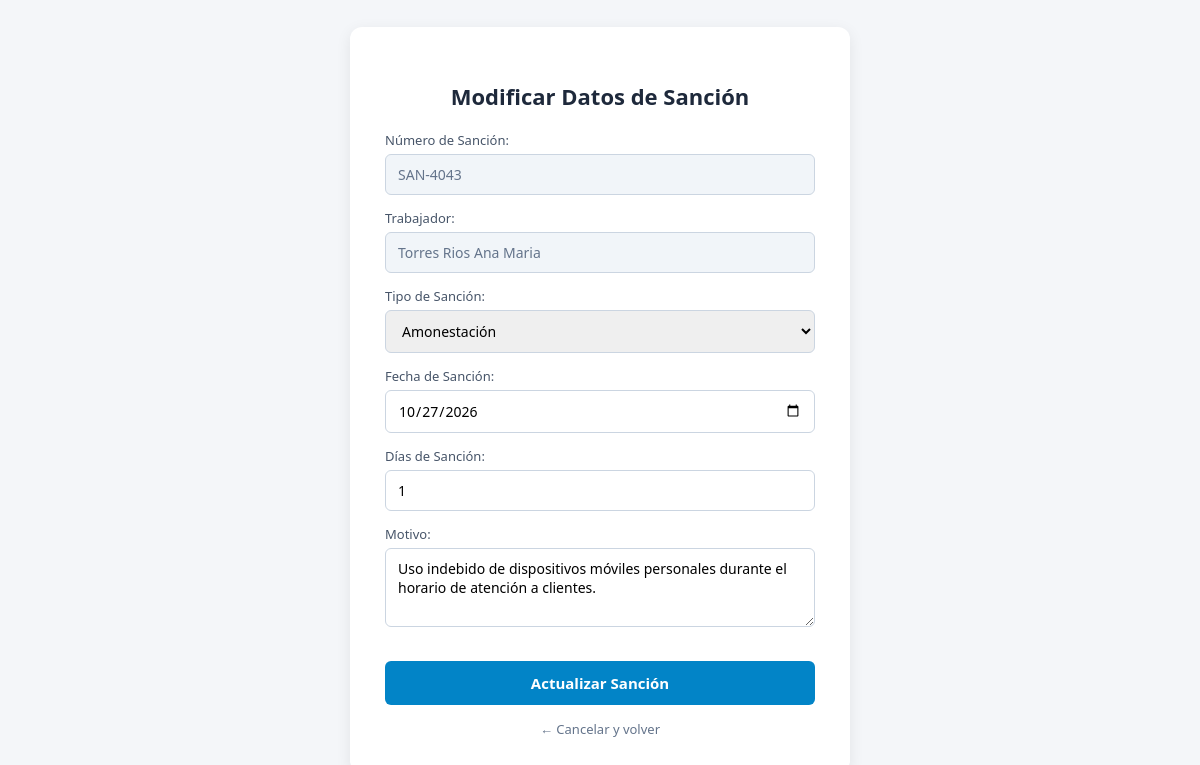
/sanciones/views/frmModificarSancion.php?id=2, run on the app's committed database.
### tables this page shows
CREATE TABLE IF NOT EXISTS `tsancion` (
  `id` int NOT NULL AUTO_INCREMENT,
  `numSancion` varchar(20) NOT NULL,
  `codTrab` varchar(10) NOT NULL,
  `tipoSancion` varchar(30) NOT NULL,
  `fechaSancion` date NOT NULL,
  `dias` int NOT NULL,
  `motivo` text NOT NULL,
  PRIMARY KEY (`id`),
  KEY `codTrab` (`codTrab`),
  CONSTRAINT `tsancion_ibfk_1` FOREIGN KEY (`codTrab`) REFERENCES `ttrabajador` (`codTrab`) ON DELETE CASCADE
);

CREATE TABLE IF NOT EXISTS `ttrabajador` (
  `codTrab` varchar(10) NOT NULL,
  `apellidos` varchar(50) NOT NULL,
  `nombres` varchar(50) NOT NULL,
  `cargo` varchar(50) NOT NULL,
  `area` varchar(50) NOT NULL,
  `fechaIngreso` date NOT NULL,
  PRIMARY KEY (`codTrab`)
);

### sanciones/models/sancionDAO.php (called while the page is built, shortened)
<?php
function consultarSancion($id){
    global $cn;
    $sql = "SELECT s.*, t.apellidos, t.nombres, t.cargo, t.area
            FROM tsancion s
            INNER JOIN ttrabajador t ON s.codTrab = t.codTrab
            WHERE s.id='".$id."'";
    return mysqli_query($cn, $sql);
}
?>

### sanciones/controllers/sancionController.php (called while the page is built, shortened)
<?php
include("../models/trabajadorDAO.php");
include("../models/sancionDAO.php");
function obtenerSancion($id){
    return consultarSancion($id);
}
?>

### sanciones/views/frmModificarSancion.php (the view, shortened to what this page needs)
<!DOCTYPE html>
<html lang="es">
<head>
</head>
<body>
    <div class="form-card">
        <h2>Modificar Datos de Sanción</h2>
        <?php
        include("../controllers/sancionController.php");
        if(isset($_GET['id'])){
            $id = $_GET['id'];
            $datos = obtenerSancion($id);
            if($row = mysqli_fetch_array($datos)){
        ?>
        <form method="post" action="../controllers/sancionController.php">
            <div class="form-group">
                <label>Número de Sanción:</label>
                <input type="text" value="<?php echo $row['numSancion']; ?>" readonly />
            </div>
            <div class="form-group">
                <label>Trabajador:</label>
                <input type="text" value="<?php echo $row['apellidos']." ".$row['nombres']; ?>" readonly />
            </div>
            <div class="form-group">
                <label>Tipo de Sanción:</label>
                <select name="tipoSancion" required>
                    <option value="Amonestación" <?php if($row['tipoSancion']=='Amonestación') echo 'selected'; ?>>Amonestación</option>
                </select>
            </div>
            <div class="form-group">
                <label>Fecha de Sanción:</label>
                <input type="date" name="fechaSancion" value="<?php echo $row['fechaSancion']; ?>" required />
            </div>
            <div class="form-group">
                <label>Días de Sanción:</label>
                <input type="text" name="dias" value="<?php echo $row['dias']; ?>" required />
            </div>
            <div class="form-group">
                <label>Motivo:</label>
                <textarea name="motivo" rows="3" required><?php echo $row['motivo']; ?></textarea>
            </div>
            <input type="submit" name="btnActualizar" value="Actualizar Sanción" class="btn-submit" />
        </form>
        <?php } } ?>
        <a href="frmListarSancion.php" class="back-link">← Cancelar y volver</a>
    </div>
</body>
</html>

### sanciones/views/frmModificarSancion.php (style rules this page uses)
* { box-sizing: border-box; font-family: 'Segoe UI', Tahoma, Geneva, Verdana, sans-serif; }
body { background-color: #f4f6f9; display: flex; justify-content: center; align-items: center; min-height: 100vh; padding: 20px 0; margin: 0; }
.form-card { background: #ffffff; padding: 35px; border-radius: 12px; box-shadow: 0 4px 15px rgba(0,0,0,0.08); width: 100%; max-width: 500px; }
h2 { color: #1e293b; margin-bottom: 20px; font-size: 22px; text-align: center; }
.form-group { margin-bottom: 14px; text-align: left; }
label { display: block; margin-bottom: 5px; color: #475569; font-size: 13px; font-weight: 500; }
input[type="text"], input[type="date"], select, textarea { width: 100%; padding: 10px 12px; border: 1px solid #cbd5e1; border-radius: 6px; font-size: 14px; outline: none; }
input[readonly] { background-color: #f1f5f9; color: #64748b; }
.btn-submit { width: 100%; padding: 12px; background-color: #0284c7; color: white; border: none; border-radius: 6px; font-size: 15px; font-weight: 600; cursor: pointer; margin-top: 15px; }
.back-link { display: block; text-align: center; margin-top: 15px; color: #64748b; text-decoration: none; font-size: 13px; }

### data on the page
tsancion: numSancion "SAN-4043", codTrab.nombres "Torres Rios Ana Maria", tipoSancion "Amonestación", fechaSancion "10/27/2026", dias "1", motivo "Uso indebido de dispositivos móviles personales durante el horario de atención a clientes."
